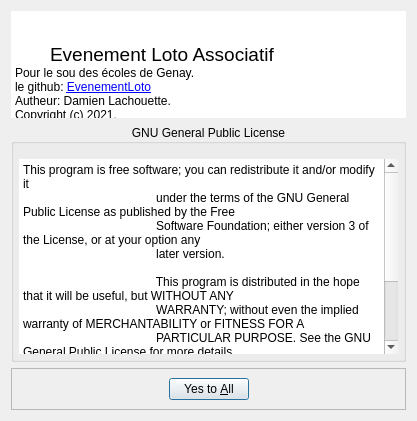
<?xml version="1.0" encoding="UTF-8"?>
<ui version="4.0">
    <class>About</class>
    <widget class="QDialog" name="About">
        <property name="windowModality">
            <enum>Qt::WindowModal</enum>
        </property>
        <property name="geometry">
            <rect>
                <x>0</x>
                <y>0</y>
                <width>417</width>
                <height>421</height>
            </rect>
        </property>
        <property name="sizePolicy">
            <sizepolicy hsizetype="Preferred" vsizetype="Preferred">
                <horstretch>0</horstretch>
                <verstretch>0</verstretch>
            </sizepolicy>
        </property>
        <property name="windowTitle">
            <string>Evenement Loto</string>
        </property>
        <property name="modal">
            <bool>true</bool>
        </property>
        <layout class="QVBoxLayout" name="verticalLayout">
            <item>
                <widget class="QTextBrowser" name="textBrowser">
                    <property name="enabled">
                        <bool>true</bool>
                    </property>
                    <property name="sizePolicy">
                        <sizepolicy hsizetype="Preferred" vsizetype="Preferred">
                            <horstretch>0</horstretch>
                            <verstretch>0</verstretch>
                        </sizepolicy>
                    </property>
                    <property name="minimumSize">
                        <size>
                            <width>355</width>
                            <height>107</height>
                        </size>
                    </property>
                    <property name="maximumSize">
                        <size>
                            <width>6000000</width>
                            <height>107</height>
                        </size>
                    </property>
                    <property name="autoFillBackground">
                        <bool>true</bool>
                    </property>
                    <property name="frameShape">
                        <enum>QFrame::NoFrame</enum>
                    </property>
                    <property name="frameShadow">
                        <enum>QFrame::Plain</enum>
                    </property>
                    <property name="verticalScrollBarPolicy">
                        <enum>Qt::ScrollBarAlwaysOff</enum>
                    </property>
                    <property name="horizontalScrollBarPolicy">
                        <enum>Qt::ScrollBarAlwaysOff</enum>
                    </property>
                    <property name="html">
                        <string>&lt;!DOCTYPE HTML PUBLIC &quot;-//W3C//DTD HTML 4.0//EN&quot; &quot;http://www.w3.org/TR/REC-html40/strict.dtd&quot;&gt;
                            &lt;html&gt;&lt;head&gt;&lt;meta name=&quot;qrichtext&quot; content=&quot;1&quot; /&gt;&lt;meta
                            charset=&quot;utf-8&quot; /&gt;&lt;style type=&quot;text/css&quot;&gt;
                            p, li { white-space: pre-wrap; }
                            &lt;/style&gt;&lt;/head&gt;&lt;body style=&quot; font-family:'Segoe UI'; font-size:9pt;
                            font-weight:400; font-style:normal;&quot;&gt;
                            &lt;p align=&quot;center&quot; style=&quot; margin-top:0px; margin-bottom:0px;
                            margin-left:0px; margin-right:0px; -qt-block-indent:0; text-indent:0px;&quot;&gt; &lt;span
                            style=&quot; font-size:14pt;&quot;&gt;Evenement Loto Associatif&lt;/span&gt; &lt;/p&gt;
                            &lt;p style=&quot; margin-top:0px; margin-bottom:0px; margin-left:0px; margin-right:0px;
                            -qt-block-indent:0; text-indent:0px;&quot;&gt;Pour le sou des écoles de Genay.&lt;/p&gt;
                            &lt;p style=&quot; margin-top:0px; margin-bottom:0px; margin-left:0px; margin-right:0px;
                            -qt-block-indent:0; text-indent:0px;&quot;&gt;le github: &lt;a href=&quot;https://github.com/Silmaen/EvenementLoto&quot;&gt;&lt;span
                            style=&quot; text-decoration: underline; color:#0000ff;&quot;&gt;EvenementLoto&lt;/span&gt;&lt;/a&gt;&lt;/p&gt;
                            &lt;p style=&quot; margin-top:0px; margin-bottom:0px; margin-left:0px; margin-right:0px;
                            -qt-block-indent:0; text-indent:0px;&quot;&gt;Autheur: Damien Lachouette.&lt;/p&gt;
                            &lt;p style=&quot; margin-top:0px; margin-bottom:0px; margin-left:0px; margin-right:0px;
                            -qt-block-indent:0; text-indent:0px;&quot;&gt;Copyright (c) 2021.&lt;/p&gt;&lt;/body&gt;&lt;/html&gt;
                        </string>
                    </property>
                    <property name="acceptRichText">
                        <bool>true</bool>
                    </property>
                    <property name="textInteractionFlags">
                        <set>Qt::LinksAccessibleByKeyboard|Qt::LinksAccessibleByMouse</set>
                    </property>
                </widget>
            </item>
            <item>
                <widget class="QGroupBox" name="groupBox">
                    <property name="title">
                        <string>GNU General Public License</string>
                    </property>
                    <property name="alignment">
                        <set>Qt::AlignCenter</set>
                    </property>
                    <property name="flat">
                        <bool>false</bool>
                    </property>
                    <layout class="QGridLayout" name="gridLayout">
                        <property name="leftMargin">
                            <number>5</number>
                        </property>
                        <property name="topMargin">
                            <number>15</number>
                        </property>
                        <property name="rightMargin">
                            <number>5</number>
                        </property>
                        <property name="bottomMargin">
                            <number>5</number>
                        </property>
                        <item row="0" column="0">
                            <widget class="QPlainTextEdit" name="plainTextEdit">
                                <property name="frameShape">
                                    <enum>QFrame::NoFrame</enum>
                                </property>
                                <property name="plainText">
                                    <string>This program is free software; you can redistribute it and/or modify it
                                        under the terms of the GNU General Public License as published by the Free
                                        Software Foundation; either version 3 of the License, or at your option any
                                        later version.

                                        This program is distributed in the hope that it will be useful, but WITHOUT ANY
                                        WARRANTY; without even the implied warranty of MERCHANTABILITY or FITNESS FOR A
                                        PARTICULAR PURPOSE. See the GNU General Public License for more details.

                                        You should have received a copy of the GNU General Public License along with
                                        this program. If not, see
                                        &lt;https://www.gnu.org/licenses/&gt;.
                                    </string>
                                </property>
                            </widget>
                        </item>
                    </layout>
                </widget>
            </item>
            <item>
                <widget class="QFrame" name="frame">
                    <property name="frameShape">
                        <enum>QFrame::StyledPanel</enum>
                    </property>
                    <property name="frameShadow">
                        <enum>QFrame::Raised</enum>
                    </property>
                    <layout class="QGridLayout" name="gridLayout_2">
                        <item row="0" column="0">
                            <widget class="QDialogButtonBox" name="buttonBox">
                                <property name="orientation">
                                    <enum>Qt::Horizontal</enum>
                                </property>
                                <property name="standardButtons">
                                    <set>QDialogButtonBox::YesToAll</set>
                                </property>
                                <property name="centerButtons">
                                    <bool>true</bool>
                                </property>
                            </widget>
                        </item>
                    </layout>
                </widget>
            </item>
        </layout>
    </widget>
    <resources>
        <include location="../../resources/EvenementLoto.qrc"/>
    </resources>
    <connections>
        <connection>
            <sender>buttonBox</sender>
            <signal>accepted()</signal>
            <receiver>About</receiver>
            <slot>accept()</slot>
            <hints>
                <hint type="sourcelabel">
                    <x>248</x>
                    <y>324</y>
                </hint>
                <hint type="destinationlabel">
                    <x>157</x>
                    <y>274</y>
                </hint>
            </hints>
        </connection>
    </connections>
</ui>
